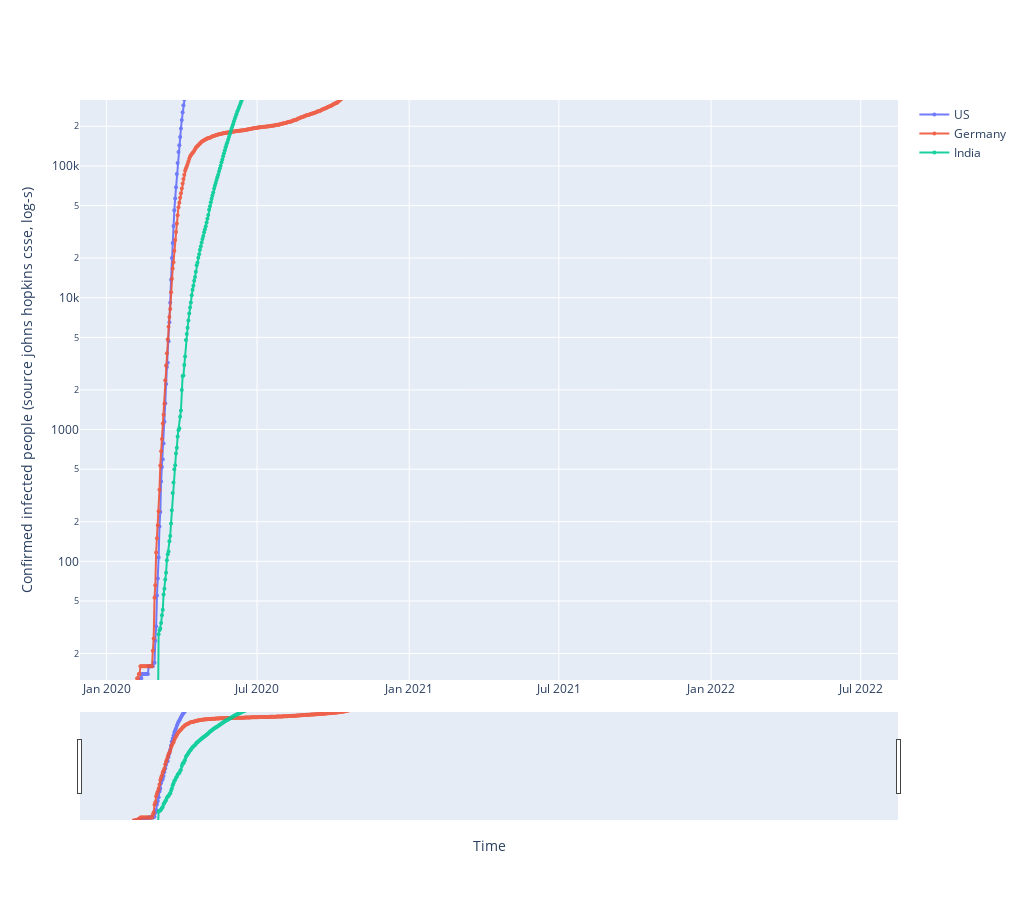

Here is the notebook cell this chart was saved with:
### Code cell
##defines the overall layout properties
fig.update_layout(width = 1024, height = 900, xaxis_title = "Time",
                   yaxis_title = "Confirmed infected people (source johns hopkins csse, log-s)")
fig.update_yaxes(type = "log", range = [1.1, 5.5])


fig.update_layout(xaxis_rangeslider_visible=True)
#fig.show(renderer='chrome')
fig.show()

### Figure 1 — Plotly figure (JSON) as saved in the notebook; plotly's stock layout.template omitted (floating-point values rounded to 4 significant figures; data arrays with more than 128 entries replaced by an {"elided": "..."} marker saying what was removed)
{"data": [{"line": {"width": 2}, "marker": {"size": 4}, "mode": "markers+lines", "name": "US", "opacity": 0.9, "type": "scatter", "x": {"elided": "884 str values"}, "y": {"elided": "884 int values"}}, {"line": {"width": 2}, "marker": {"size": 4}, "mode": "markers+lines", "name": "Germany", "opacity": 0.9, "type": "scatter", "x": {"elided": "884 str values"}, "y": {"elided": "884 int values"}}, {"line": {"width": 2}, "marker": {"size": 4}, "mode": "markers+lines", "name": "India", "opacity": 0.9, "type": "scatter", "x": {"elided": "884 str values"}, "y": {"elided": "884 int values"}}], "layout": {"height": 900, "width": 1024, "xaxis": {"rangeslider": {"visible": true}, "title": {"text": "Time"}}, "yaxis": {"range": [1.1, 5.5], "title": {"text": "Confirmed infected people (source johns hopkins csse, log-s)"}, "type": "log"}}}
